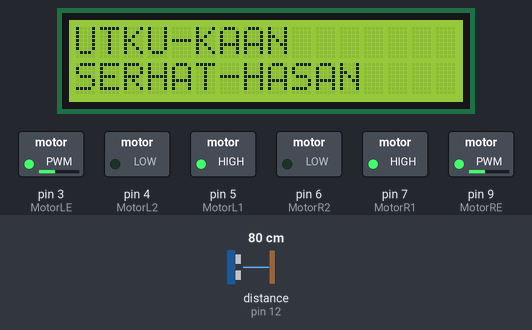
Simulated run of this sketch. Board: Arduino Uno, built with avr-gcc and run on an emulated ATmega328P. Parts: 16×2 character LCD, switched loads named in the sketch (green lamp = pin HIGH). Wiring (inferred from the names in the program): ultrasonic range finder: trigger pin 13; echo pin 12. Dashed ring = blinking. Inputs (shaded band) come from the test bench; at power-on: distance to the obstacle (sensor on pin 12) 80 cm. The echo pulse lasts 58.3 µs per cm; pins used as bus, display or sensor lines are not drawn; what the sketch prints to the serial monitor is not drawn.

Above: at 1.3 s.
1.4 s: distance to the obstacle (sensor on pin 12) set to 23 cm
2.9 s: distance to the obstacle (sensor on pin 12) set to 19 cm
At 3.7 s:
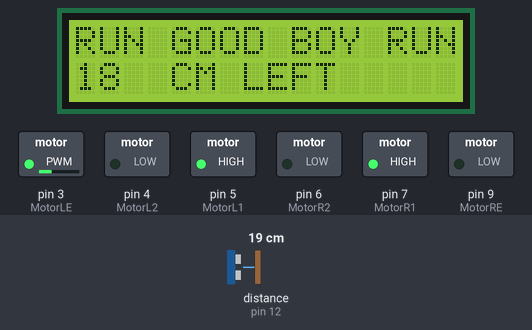
5.9 s: distance to the obstacle (sensor on pin 12) set to 2 cm
At 7.2 s:
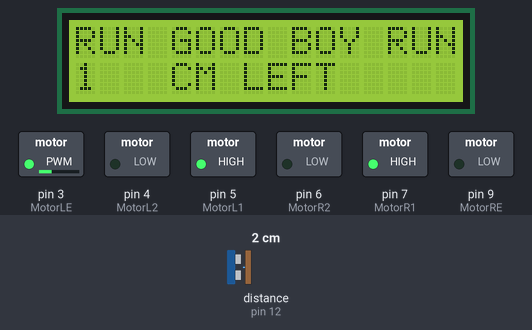
8.9 s: distance to the obstacle (sensor on pin 12) set to 35 cm
At 9.5 s:
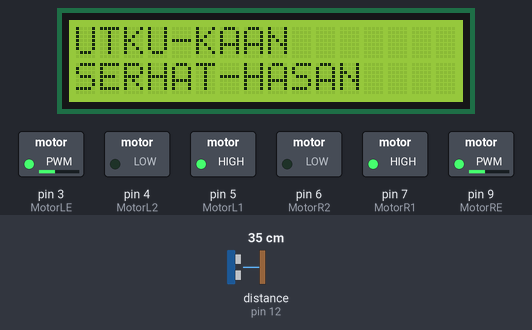
Timing chart, 0 to 11.5 s (numbered marks = the images above; inputs shaded):
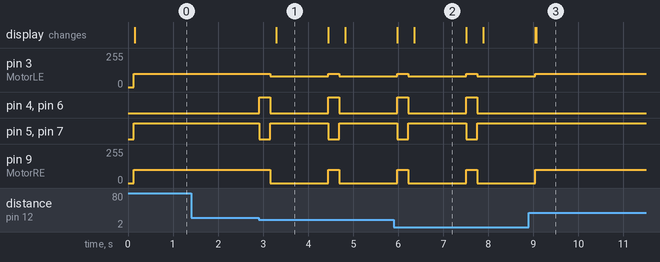

Measured:
- the behaviour switches between 21 and 20 cm on distance to the obstacle (sensor on pin 12) (found by bisection; images 0 and 1)
- after the input at 1.4 s, every drawn part: stays the same
- after the input at 2.9 s, pin 3 (MotorLE): 100/255 → 80/255 after 0.26 s, → 100/255 1.3 s later, → 80/255 0.25 s later; pin 4 (MotorL2): alternates HIGH for 0.25 s and LOW for 1.3 s, starting at once
- after the input at 5.9 s, the display: first differs from a run without the input after 0.45 s (image 2)
- after the input at 8.9 s, pin 3 (MotorLE), pin 9 (MotorRE): goes on until 9.0 s, then stays 100/255; pin 4 (MotorL2), pin 6 (MotorR2): stops changing and stays LOW; pin 5 (MotorL1), pin 7 (MotorR1): stops changing and stays HIGH; the display: first differs from a run without the input after 0.16 s (image 3)
- what the display in image 1 shows lasts 1.1 s, from 3.3 s to 4.4 s

The sketch:

avoidobstacle.ino
```cpp
#define echoPin 12
#define trigPin 13
#define MotorR1 7
#define MotorR2 6
#define MotorRE 9
#define MotorL1 5
#define MotorL2 4
#define MotorLE 3

#include <Wire.h>
#include <LiquidCrystal_I2C.h>

LiquidCrystal_I2C lcd(0x27, 16, 2);


long sure, uzaklik;

void setup() {


  pinMode(echoPin, INPUT);
  pinMode(trigPin, OUTPUT);

  pinMode(MotorL1, OUTPUT);
  pinMode(MotorL2, OUTPUT);
  pinMode(MotorLE, OUTPUT);
  pinMode(MotorR1, OUTPUT);
  pinMode(MotorR2, OUTPUT);
  pinMode(MotorRE, OUTPUT);


  Serial.begin(9600);
  lcd.init();
  lcd.backlight();
  lcd.begin(16, 2);

}

void loop() {


  digitalWrite(trigPin, LOW);
  delayMicroseconds(5);
  digitalWrite(trigPin, HIGH);
  delayMicroseconds(10);
  digitalWrite(trigPin, LOW);

  sure = pulseIn(echoPin, HIGH);
  uzaklik = sure / 29.1 / 2;

  Serial.println(uzaklik);

if(uzaklik<20){
  geri();
  delay(250);
  sol();
  delay(100);
  lcd.clear();
   lcd.setCursor(0, 0);
   lcd.print("RUN GOOD BOY RUN");
   lcd.setCursor(0, 1);
   lcd.print(uzaklik);
   lcd.setCursor(4, 1);
   lcd.print("CM LEFT");
    delay(1150);
   lcd.clear();


}
else{
  ileri();
  lcd.setCursor(0, 0);
  lcd.print("UTKU-KAAN");
  lcd.setCursor(0, 1);
  lcd.print("SERHAT-HASAN");

}

}

void ileri(){

  digitalWrite(MotorR1, HIGH);
  digitalWrite(MotorR2, LOW);
  analogWrite(MotorRE, 100);

  digitalWrite(MotorL1, HIGH);
  digitalWrite(MotorL2, LOW);
  analogWrite(MotorLE, 100);


}


void sol(){

  digitalWrite(MotorR1, HIGH);
  digitalWrite(MotorR2, LOW);
  analogWrite(MotorRE, 0);

  digitalWrite(MotorL1, HIGH);
  digitalWrite(MotorL2, LOW);
  analogWrite(MotorLE, 80);


}


void geri(){

  digitalWrite(MotorR1, LOW);
  digitalWrite(MotorR2, HIGH);
  analogWrite(MotorRE, 100);

  digitalWrite(MotorL1, LOW);
  digitalWrite(MotorL2, HIGH);
  analogWrite(MotorLE, 100);

}
```
